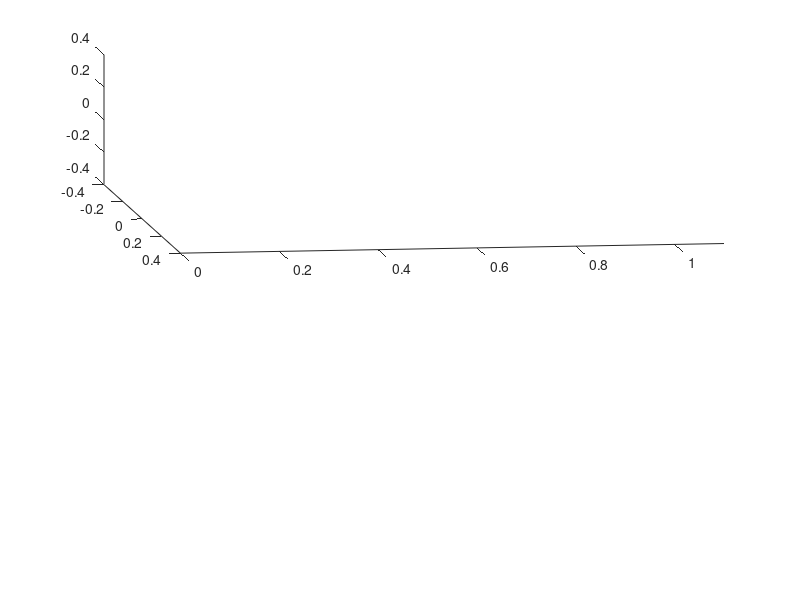

This figure's MATLAB source: (Note: this script raises an error after producing the figure.)

scrsz = get(groot,'ScreenSize');
fig=figure('Position',[1 scrsz(4)/2 scrsz(3)/2 scrsz(4)/1.3]);
%Z = peaks;
%histogram(z(1,:),[0:0.02:1.08]);
%line(x(:,1),y(:,1),z(:,1));


%axis tight manual

derp=false;
start=true;
jj=1;
% 
loops =30; %size(z,1);
clear F2; 
F2(loops) = struct('cdata',[],'colormap',[]);
%  myVideo=VideoWriter('heatflushmovie.avi');
%  myVideo.FrameRate=2.5;
%  open(myVideo);
%  writeVideo(myVideo,F2);
%  close(myVideo);

%windows powerpoint usually freezes and skips half the movie
%when it tries to play a movie
%so I pad the start with ones. 
for j = [1,1,1,1,1,1:loops]
    
    if j>1
        start=false;
    end
    
    if derp == true
        jj=jj+1;
    end
    if j ==1
        derp=true;
    end
    
    clf
    subplot(2,1,1)
    axis([-0.4,0.4,0.0,1.1,-0.4,0.4,])
    view(82,28)
    for i = 1:200
    %histogram(z(j,:),[0:0.02:1.08]);
    if start
    line([x(j,i),x(j,i)+0.01*x(j+1,i)],[z(j,i),z(j,i)+0.01*z(j+1,i)],[y(j,i),y(j,i)+0.01*y(j+1,i)]);
    else
    line(x(j-1:j,i),z(j-1:j,i),y(j-1:j,i));
    end
    
    end
    subplot(2,1,2)
 
    histogram(z(j,:),[0:0.02:1.08]);
    drawnow
    if j == 1
    ax = gca;
    ax.NextPlot = 'replaceChildren';
    end
    F2(jj) = getframe(fig);
    
end
% %save to file
%this fucks up a lot, matlab randomly changes the 
%cdata of the plot even though axis are set and not changed.
%the clear F2 may have helped this. 
 myVideo=VideoWriter('heatflushmovie.avi');
 myVideo.FrameRate=2.5;
 open(myVideo);
 writeVideo(myVideo,F2);
 close(myVideo);
